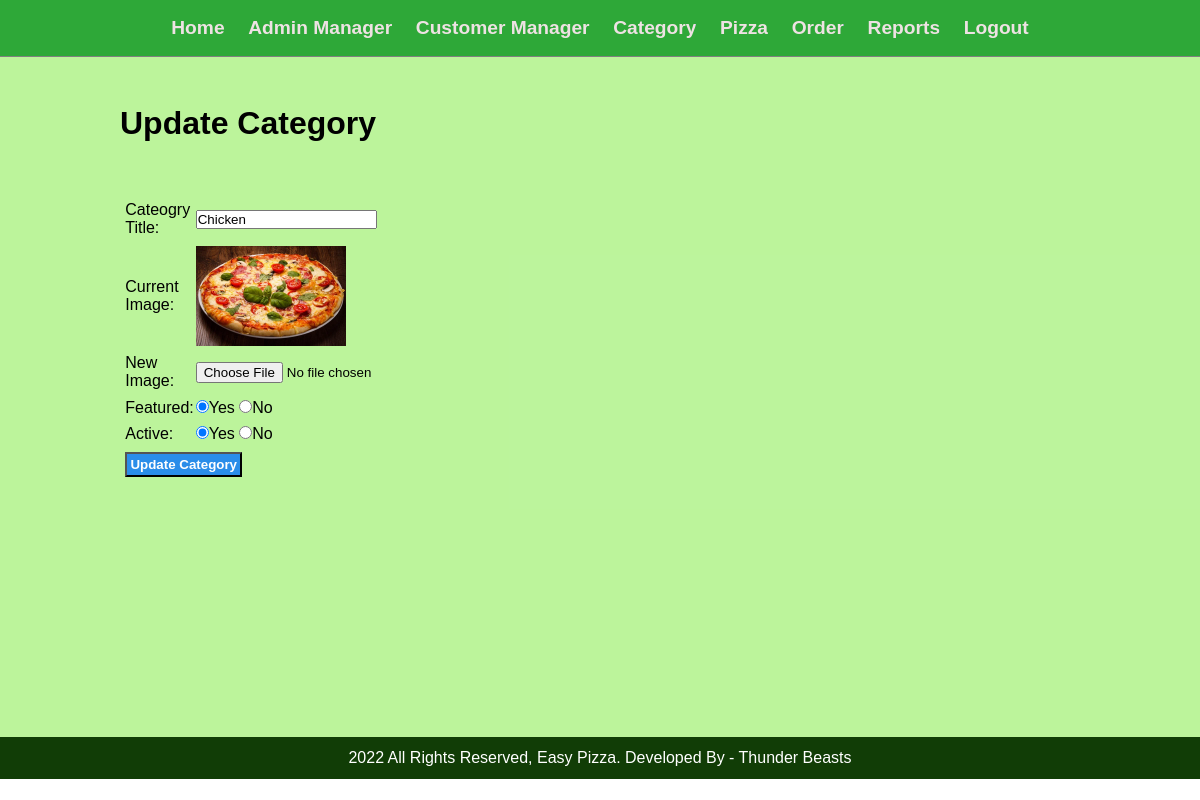
The app's page /admin/update-category.php?id=20 (signed in) with its own data.
### tables this page shows
CREATE TABLE `pizza_category` (
  `id_category` int(10) UNSIGNED NOT NULL,
  `title` varchar(100) NOT NULL,
  `image_name` varchar(255) NOT NULL,
  `featured` varchar(10) NOT NULL,
  `active` varchar(10) NOT NULL
);

### admin/update-category.php (the view, shortened to what this page needs)
<?php include('partials/menu.php') ?>
<div class="main-content">
    <div class="wrapper">
        <h1>Update Category</h1>
        <br>
        <br><br>
        <?php
        if (isset($_GET['id'])) {
            $id = $_GET['id'];
            $sql = "SELECT * FROM pizza_category WHERE id_category = '$id'";
            $res = mysqli_query($conn, $sql);
            $count = mysqli_num_rows($res);
            if ($count == 1) {
                $row = mysqli_fetch_assoc($res);
                $title = $row['title'];
                $current_image = $row['image_name'];
                $featured = $row['featured'];
                $active = $row['active'];
            } else {
                $_SESSION['no-category'] = "<div class='error text-center'>Category not Found</div>";
                header("location:" . SITEURL . 'admin/manage-category.php');
            }
        } else {
            header("location:" . SITEURL . 'admin/manage-category.php');
        }
        ?>
        <form action="" method="POST" enctype="multipart/form-data">
            <table class="tbl-30">
                <tr>
                    <td>Cateogry Title:</td>
                    <td>
                        <input type="text" name="title" value="<?php echo $title; ?>">
                    </td>
                </tr>
                <tr>
                    <td>Current Image:</td>
                    <td>
                        <?php
                        if ($current_image != "") {
                        ?>
                            <img src="<?php echo SITEURL; ?>/images/category/<?php echo $current_image; ?>" width="150px">
                        <?php
                        } else {
                            echo "<div class='error'>Image Not Added</div>";
                        }
                        ?>
                    </td>
                </tr>
                <tr>
                    <td>New Image:</td>
                    <td>
                        <input type="file" name="image">
                    </td>
                </tr>
                <tr>
                    <td>Featured:</td>
                    <td>
                        <input <?php if ($featured == "Yes") {
                                    echo "checked";
                                } ?> type="radio" name="featured" value="Yes">Yes
                        <input <?php if ($featured == "No") {
                                    echo "checked";
                                } ?> type="radio" name="featured" value="No">No
                    </td>
                </tr>
                <tr>
                    <td>Active:</td>
                    <td>
                        <input <?php if ($active == "Yes") {
                                    echo "checked";
                                } ?> type="radio" name="active" value="Yes">Yes
                        <input <?php if ($active == "No") {
                                    echo "checked";
                                } ?> type="radio" name="active" value="No">No
                    </td>
                </tr>
                <tr>
                    <td colspan="2">
                        <input type="submit" name="submit" value="Update Category" class="btn-secondary">
                    </td>
                </tr>
            </table>
        </form>
    </div>
</div>
<?php include('partials/footer.php') ?>

### css/admin.css (style rules this page uses)
* { margin: 0; padding: 0; font-family: Arial, Helvetica, sans-serif; }
.wrapper { padding: 1%; width: 80%; margin: 0 auto; }
.tbl-30 { width: 30%; }
table tr td { padding: 1%; }
.btn-secondary { background-color: #2a8de9; padding: 1%; color: white; text-decoration: none; font-weight: bold; }
.main-content { background-color: #67e61d70; padding: 3% 0; min-height: 76%; }

### records on screen
pizza_category: title "Chicken", image_name (picture), featured "☑", active "☑"
